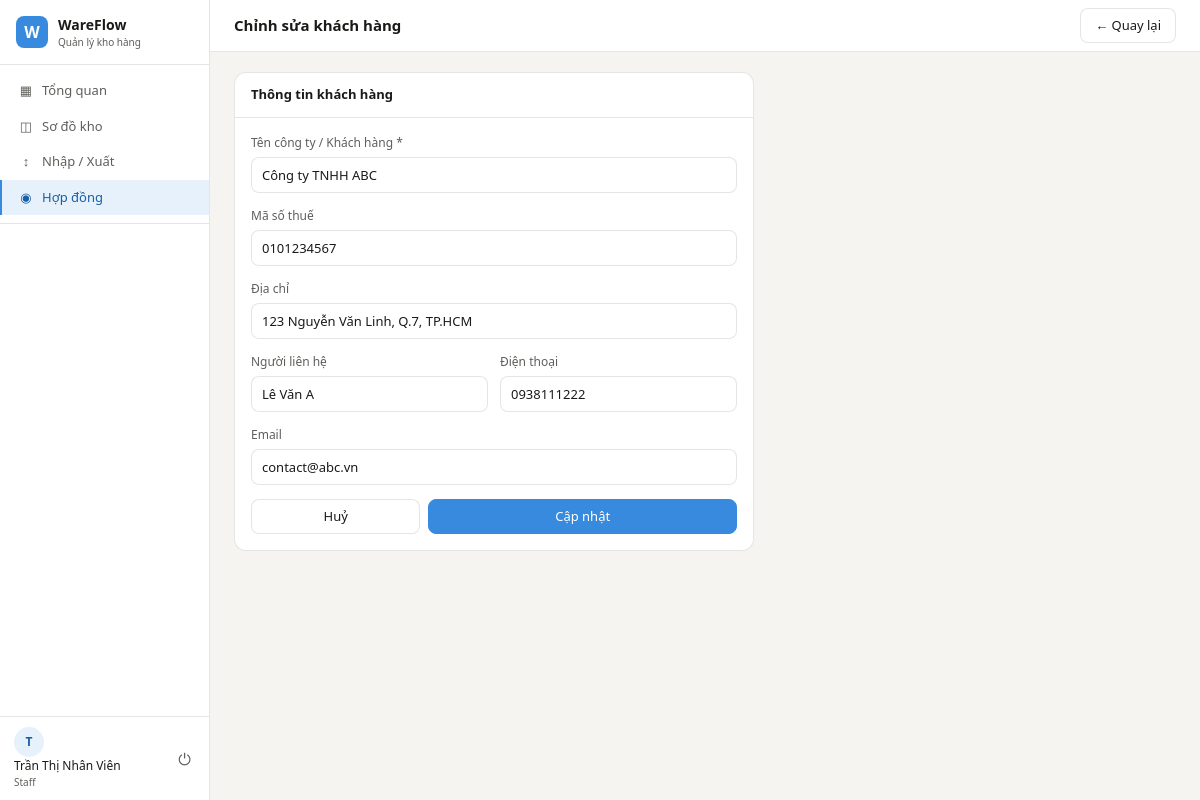
Page /contracts/customers/1/edit (signed in) on the committed database.
### app/models/__init__.py (models this page shows, shortened)
class User(UserMixin, db.Model):
    __tablename__ = 'users'
    id           = db.Column(db.Integer, primary_key=True)
    username     = db.Column(db.String(80), unique=True, nullable=False)
    email        = db.Column(db.String(120), unique=True, nullable=False)
    password_hash = db.Column(db.String(256), nullable=False)
    full_name    = db.Column(db.String(150))
    phone        = db.Column(db.String(20))
    role         = db.Column(db.String(20), default=UserRole.STAFF.value)
    is_active    = db.Column(db.Boolean, default=True)
    created_at   = db.Column(db.DateTime, default=datetime.utcnow)
    def is_admin(self):
        return self.role == UserRole.ADMIN.value

class Customer(db.Model):
    __tablename__ = 'customers'
    id           = db.Column(db.Integer, primary_key=True)
    code         = db.Column(db.String(20), unique=True)   # KH-001
    name         = db.Column(db.String(150), nullable=False)
    tax_code     = db.Column(db.String(20))                # Mã số thuế
    address      = db.Column(db.String(250))
    contact_name = db.Column(db.String(100))
    phone        = db.Column(db.String(20))
    email        = db.Column(db.String(120))
    created_at   = db.Column(db.DateTime, default=datetime.utcnow)
    contracts    = db.relationship('Contract', backref='customer', lazy='dynamic')
    orders       = db.relationship('Order', backref='customer', lazy='dynamic')

### app/routes/contracts.py (the view, shortened to what this page needs)
@contracts_bp.route('/customers/<int:cid>/edit', methods=['GET', 'POST'])
@login_required
def customer_edit(cid):
    customer = Customer.query.get_or_404(cid)
    return render_template('contracts/customer_form.html', customer=customer)

### app/models/__init__.py (called while the page is built)
@login_manager.user_loader
def load_user(user_id):
    return User.query.get(int(user_id))

### run.py (called while the page is built)
@app.context_processor
def inject_globals():
    from datetime import datetime
    return {'now': datetime.now()}

### app/templates/contracts/customer_form.html (shortened to what this page needs)
{% extends 'base.html' %}
{% block page_title %}{{ 'Chỉnh sửa' if customer else 'Thêm' }} khách hàng{% endblock %}
{% block topbar_actions %}
<a href="{{ url_for('contracts.customer_list') }}" class="btn">← Quay lại</a>
{% endblock %}
{% block content %}
<div style="max-width:520px">
  <div class="panel">
    <div class="panel-header"><span class="panel-title">Thông tin khách hàng</span></div>
    <div class="panel-body">
      <form method="POST">
        <div class="form-group">
          <label class="form-label">Tên công ty / Khách hàng *</label>
          <input type="text" name="name" class="form-control" required value="{{ customer.name if customer else '' }}"
            placeholder="Công ty TNHH ABC">
        </div>
        <div class="form-group">
          <label class="form-label">Mã số thuế</label>
          <input type="text" name="tax_code" class="form-control" value="{{ customer.tax_code if customer else '' }}"
            placeholder="0101234567">
        </div>
        <div class="form-group">
          <label class="form-label">Địa chỉ</label>
          <input type="text" name="address" class="form-control" value="{{ customer.address if customer else '' }}"
            placeholder="123 Nguyễn Văn Linh, Q.7, TP.HCM">
        </div>
        <div class="form-grid form-grid-2">
          <div class="form-group">
            <label class="form-label">Người liên hệ</label>
            <input type="text" name="contact_name" class="form-control"
              value="{{ customer.contact_name if customer else '' }}" placeholder="Nguyễn Văn A">
          </div>
          <div class="form-group">
            <label class="form-label">Điện thoại</label>
            <input type="text" name="phone" class="form-control" value="{{ customer.phone if customer else '' }}"
              placeholder="0901234567">
          </div>
        </div>
        <div class="form-group">
          <label class="form-label">Email</label>
          <input type="email" name="email" class="form-control" value="{{ customer.email if customer else '' }}"
            placeholder="contact@company.vn">
        </div>
        <div style="display:flex;gap:8px;margin-top:8px">
          <a href="{{ url_for('contracts.customer_list') }}" class="btn" style="flex:1;justify-content:center">Huỷ</a>
          <button type="submit" class="btn btn-primary" style="flex:2;justify-content:center">
            {{ 'Cập nhật' if customer else 'Thêm khách hàng' }}
          </button>
        </div>
      </form>
    </div>
  </div>
</div>
{% endblock %}

### app/templates/base.html (shortened to what this page needs)
<!DOCTYPE html>
<html lang="vi">
<head>
  <link rel="stylesheet" href="{{ url_for('static', filename='css/main.css') }}">
</head>
<body>
{% if current_user.is_authenticated %}
<div class="app-layout">
  <aside class="sidebar">
    <div class="sidebar-logo">
      <div class="logo-icon">W</div>
      <div>
        <div class="logo-name">WareFlow</div>
        <div class="logo-sub">Quản lý kho hàng</div>
      </div>
    </div>
    <nav class="sidebar-nav">
      <a href="{{ url_for('dashboard.index') }}"
         class="nav-item {% if request.endpoint == 'dashboard.index' %}active{% endif %}">
        <span class="nav-icon">▦</span> Tổng quan
      </a>
      <a href="{{ url_for('warehouse.index') }}"
         class="nav-item {% if 'warehouse' in request.endpoint %}active{% endif %}">
        <span class="nav-icon">◫</span> Sơ đồ kho
      </a>
      <a href="{{ url_for('logistics.index') }}"
         class="nav-item {% if 'logistics' in request.endpoint %}active{% endif %}">
        <span class="nav-icon">↕</span> Nhập / Xuất
      </a>
      <a href="{{ url_for('contracts.index') }}"
         class="nav-item {% if 'contracts' in request.endpoint %}active{% endif %}">
        <span class="nav-icon">◉</span> Hợp đồng
      </a>
      <div class="nav-divider"></div>
    </nav>
    <div class="sidebar-footer">
      <div class="user-info">
        <div class="user-avatar">{{ current_user.full_name[0] if current_user.full_name else current_user.username[0] }}</div>
        <div>
          <div class="user-name">{{ current_user.full_name or current_user.username }}</div>
          <div class="user-role">{{ current_user.role | capitalize }}</div>
        </div>
      </div>
      <a href="{{ url_for('auth.logout') }}" class="logout-btn" title="Đăng xuất">⏻</a>
    </div>
  </aside>
  <div class="main-content">
    <header class="topbar">
      <h1 class="page-title">{% block page_title %}{% endblock %}</h1>
      <div class="topbar-actions">{% block topbar_actions %}{% endblock %}</div>
    </header>
    <div class="content-body">
      {% block content %}{% endblock %}
    </div>
  </div>
</div>
{% else %}
  {% block auth_content %}{% endblock %}
{% endif %}
</body>
</html>

### app/static/css/main.css (style rules this page uses)
:root { --blue: #378ADD; --blue-dark: #185FA5; --blue-bg: #E6F1FB; --green: #3B6D11; --green-bg: #EAF3DE; --amber: #BA7517; --amber-bg: #FAEEDA; --red: #A32D2D; --red-bg: #FCEBEB; --pink: #993556; --pink-bg: #FBEAF0; --gray: #888780; --gray-bg: #F1EFE8; --text: #1a1a18; --text-muted:#5F5E5A; --border: rgba(0,0,0,0.10); --bg: #F5F4F0; --surface: #FFFFFF; --sidebar-w: 210px; --topbar-h: 52px; --radius: 8px; --radius-lg: 12px; }
* { box-sizing: border-box; margin: 0; padding: 0; }
body { font-family: 'Segoe UI', system-ui, sans-serif; font-size: 14px; color: var(--text); background: var(--bg); line-height: 1.5; }
a { text-decoration: none; color: inherit; }
.app-layout { display: flex; height: 100vh; overflow: hidden; }
.sidebar { width: var(--sidebar-w); background: var(--surface); border-right: 1px solid var(--border); display: flex; flex-direction: column; flex-shrink: 0; }
.sidebar-logo { display: flex; align-items: center; gap: 10px; padding: 14px 16px; border-bottom: 1px solid var(--border); }
.logo-icon { width: 32px; height: 32px; background: var(--blue); color: #fff; border-radius: 8px; display: flex; align-items: center; justify-content: center; font-weight: 700; font-size: 16px; }
.logo-name { font-weight: 600; font-size: 14px; }
.logo-sub { font-size: 10px; color: var(--text-muted); }
.sidebar-nav { flex: 1; padding: 8px 0; overflow-y: auto; }
.nav-item { display: flex; align-items: center; gap: 8px; padding: 8px 16px; font-size: 13px; color: var(--text-muted); border-left: 2px solid transparent; transition: all 0.12s; cursor: pointer; }
.nav-item.active { background: var(--blue-bg); color: var(--blue-dark); border-left-color: var(--blue); font-weight: 500; }
.nav-icon { font-size: 13px; width: 16px; text-align: center; }
.nav-divider { height: 1px; background: var(--border); margin: 8px 0; }
.sidebar-footer { border-top: 1px solid var(--border); padding: 10px 14px; display: flex; align-items: center; gap: 8px; }
.user-avatar { width: 30px; height: 30px; border-radius: 50%; background: var(--blue-bg); color: var(--blue-dark); display: flex; align-items: center; justify-content: center; font-weight: 600; font-size: 12px; flex-shrink: 0; }
.user-name { font-size: 12px; font-weight: 500; }
.user-role { font-size: 10px; color: var(--text-muted); }
.logout-btn { margin-left: auto; color: var(--text-muted); font-size: 16px; padding: 4px; cursor: pointer; border-radius: 4px; }
.main-content { flex: 1; display: flex; flex-direction: column; overflow: hidden; }
.topbar { height: var(--topbar-h); background: var(--surface); border-bottom: 1px solid var(--border); padding: 0 24px; display: flex; align-items: center; justify-content: space-between; flex-shrink: 0; }
.page-title { font-size: 15px; font-weight: 600; }
.topbar-actions { display: flex; align-items: center; gap: 8px; }
.content-body { flex: 1; overflow-y: auto; padding: 20px 24px; }
.panel { background: var(--surface); border: 1px solid var(--border); border-radius: var(--radius-lg); overflow: hidden; }
.panel-header { padding: 12px 16px; border-bottom: 1px solid var(--border); display: flex; align-items: center; justify-content: space-between; }
.panel-title { font-size: 13px; font-weight: 600; }
.panel-body { padding: 16px; }
.btn { display: inline-flex; align-items: center; gap: 6px; padding: 7px 14px; border-radius: var(--radius); border: 1px solid var(--border); background: var(--surface); color: var(--text); font-size: 13px; font-family: inherit; cursor: pointer; transition: all 0.12s; white-space: nowrap; }
.btn-primary { background: var(--blue); color: #fff; border-color: var(--blue); }
.form-group { margin-bottom: 14px; }
.form-label { display: block; font-size: 12px; font-weight: 500; color: var(--text-muted); margin-bottom: 5px; }
.form-control { width: 100%; padding: 8px 10px; border: 1px solid var(--border); border-radius: var(--radius); font-size: 13px; font-family: inherit; color: var(--text); background: var(--surface); transition: border-color 0.12s; }
.form-grid { display: grid; gap: 12px; }
.form-grid-2 { grid-template-columns: 1fr 1fr; }

### rows in the picture
User: full_name "T", full_name "Trần Thị Nhân Viên", role "Staff"
Customer: name "Công ty TNHH ABC", tax_code "0101234567", address "123 Nguyễn Văn Linh, Q.7, TP.HCM", contact_name "Lê Văn A", phone "0938111222", email "contact@abc.vn"

### other values in the picture
{{ 'Chỉnh sửa' if customer else 'Thêm' }} "Chỉnh sửa"
{{ 'Cập nhật' if customer else 'Thêm khách hàng' }} "Cập nhật"
